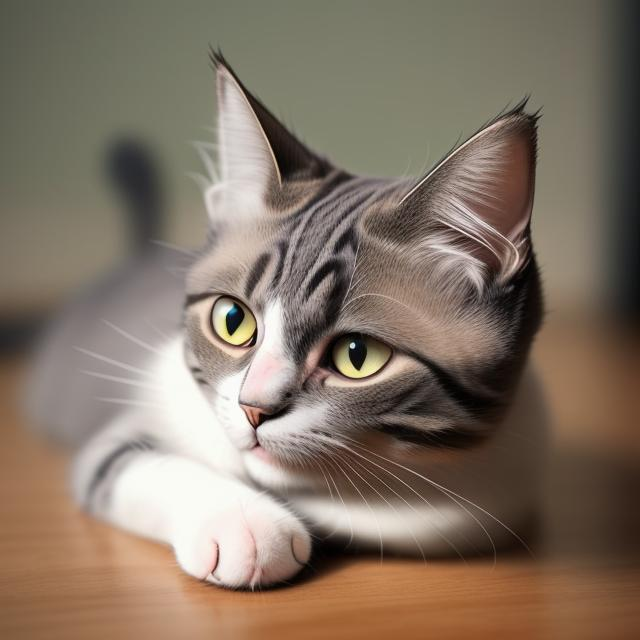
#> input picture imgs/Cat2.jpg, 640 x 640 px
$ jupyter execute Task_2.2.ipynb
#> lines starting #> are read from the running program, lines starting #| are printed output that depends on the picture
# 2.2. Квантование изображения

### Проквантовать изображение, сократив число градаций до 4

[cell 1]
import cv2
import numpy as np
from matplotlib import pyplot as plt

[cell 2]
img = cv2.imread('imgs/Cat2.jpg')
#> img is the input picture: shape (640, 640, 3); mean B, G, R 101.1, 115.7, 130.9

Изменяем размер массива изображения, где (–1,3) – задаем число строк и столбцов, в которые помещаем прежний массив. В данном случае 3 – означает в 3 столбца, а –1 это исключение, означает что мы даем python самому понять во сколько строк это можно уместить

[cell 3]
Z = img.reshape((-1, 3))

Преобразуем массив к float (числа с плавающей точкой)

[cell 4]
Z = np.float32(Z)

Критерии для остановки квантования. Здесь останавливаем квантование, если достигли 10 итераций или если достигли точности в 1.0)

[cell 5]
crt=(cv2.TERM_CRITERIA_EPS+cv2.TERM_CRITERIA_MAX_ITER, 10, 1.0)

Количество градаций изображения

[cell 6]
K = 4

Функция квантования

[cell 7]
ret,label,center=cv2.kmeans(Z,K,None,crt,10,cv2.KMEANS_RANDOM_CENTERS)
#> ret = 435678286.4; center = [[40.68, 49.28, 62.76], [91.68, 111, 126.6], [134.7, 148.5, 169.8], [217.4, 224.2, 231.3]]

Преобразование матрицы к формату uint8 (от 0 до 255)

[cell 8]
center = np.uint8(center)
#> center = [[40, 49, 62], [91, 111, 126], [134, 148, 169], [217, 224, 231]]

Сворачиваем массив нескольких матриц в одну

[cell 9]
res = center[label.flatten()]
res2 = res.reshape((img.shape))
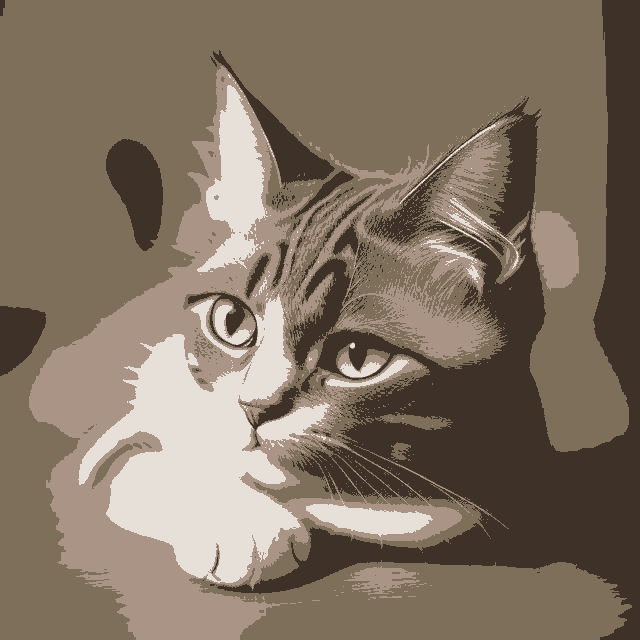
#> res2: shape (640, 640, 3); mean B, G, R 100.4, 115.6, 130.3

Выводим изображения на экран

[cell 10]
full_res = np.hstack((res2, img))
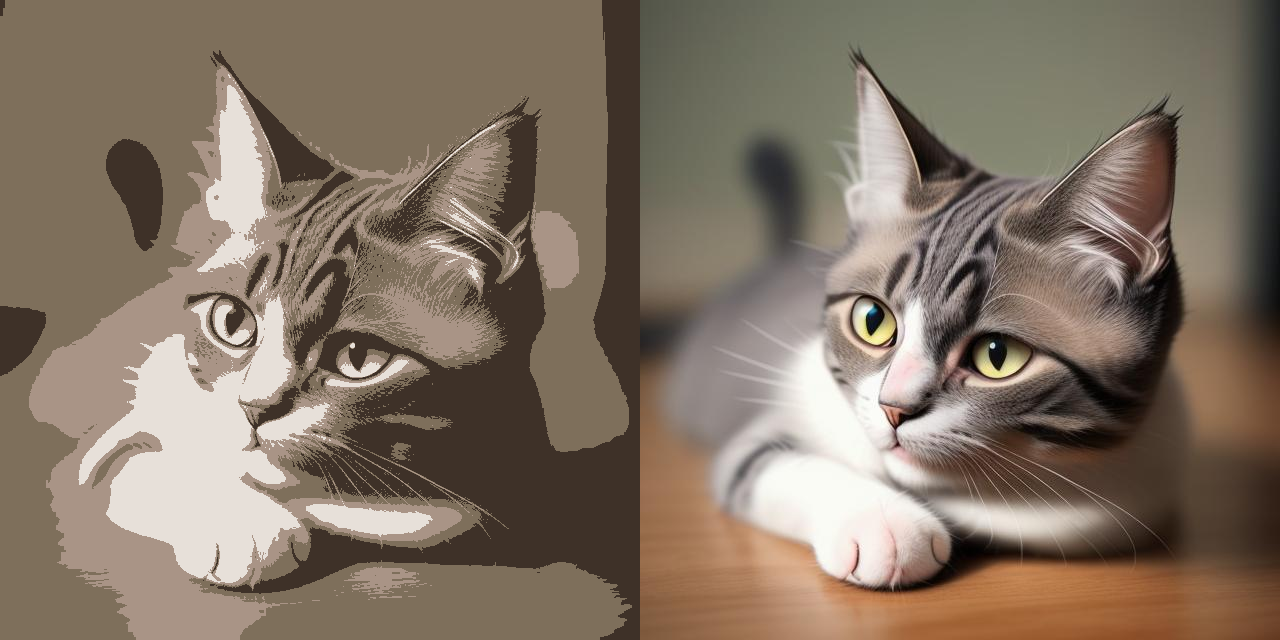
#> full_res: shape (640, 1280, 3); mean B, G, R 100.7, 115.6, 130.6
plt.imshow(full_res[...,::-1])
plt.axis('off');

$ run again, with imgs/Cat.jpg copied over imgs/Cat2.jpg
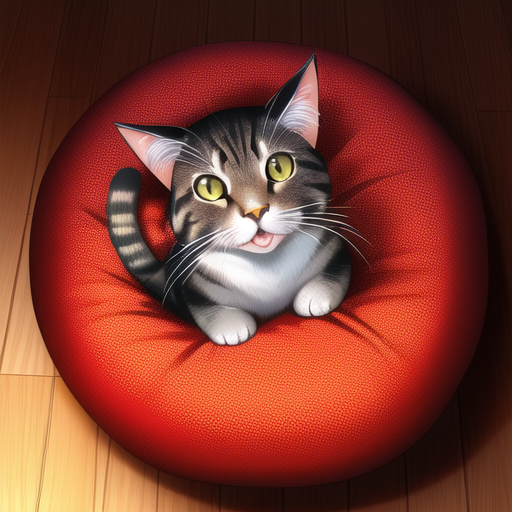
#> input picture imgs/Cat.jpg, 512 x 512 px
#> img is the input picture: shape (512, 512, 3); mean B, G, R 45.8, 58.8, 127.1
#> `ret,label,center=cv2.kmeans(Z,K,None,crt,10,cv2.KMEANS_RANDOM_CENTERS)`: ret = 442036771.2; center = [[149.9, 183, 214.8], [49.1, 80.53, 225.1], [35.34, 39.93, 136.7], [15.58, 18.99, 49.79]]
#> `center = np.uint8(center)`: center = [[149, 182, 214], [49, 80, 225], [35, 39, 136], [15, 18, 49]]
#> `res2 = res.reshape((img.shape))`:
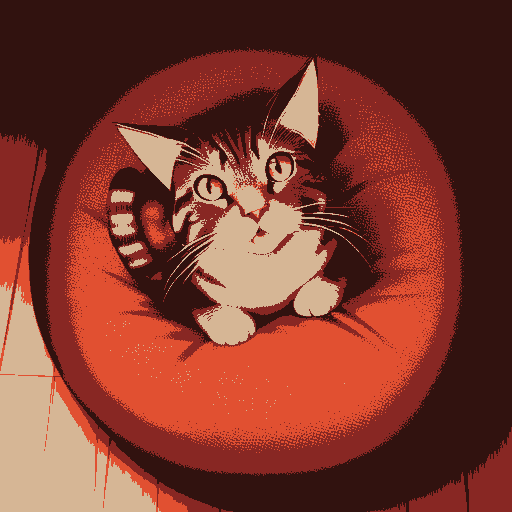
#> res2: shape (512, 512, 3); mean B, G, R 45.3, 57.9, 126.4
#> `full_res = np.hstack((res2, img))`:
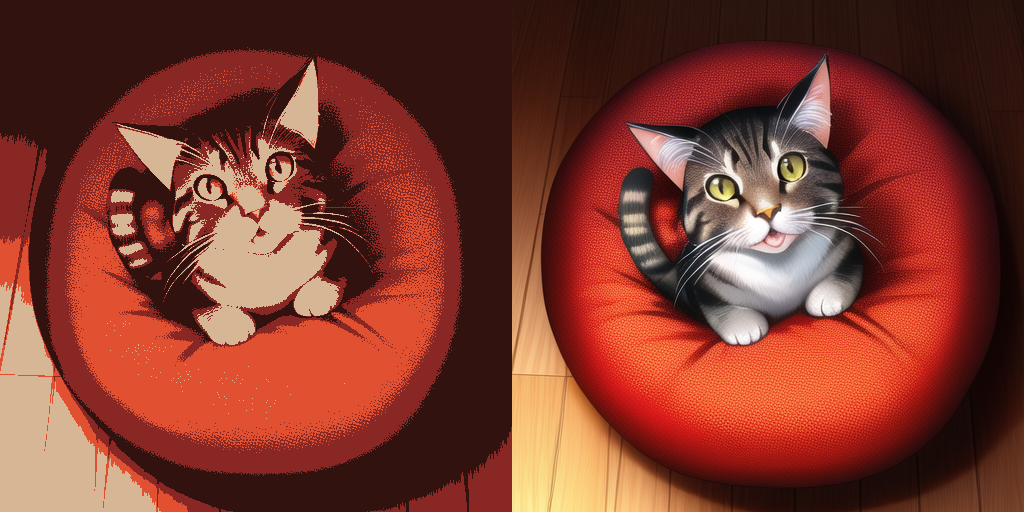
#> full_res: shape (512, 1024, 3); mean B, G, R 45.6, 58.3, 126.8

$ run again, with imgs/Sea.jpeg copied over imgs/Cat2.jpg
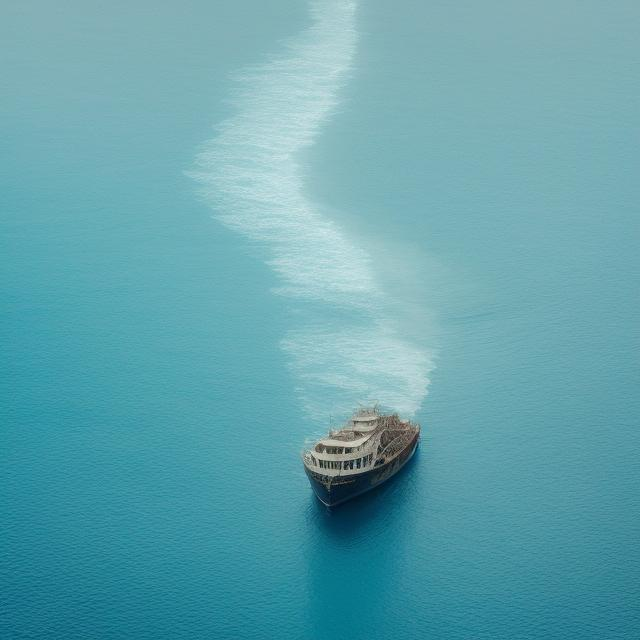
#> input picture imgs/Sea.jpeg, 640 x 640 px
#> img is the input picture: shape (640, 640, 3); mean B, G, R 173.8, 163.6, 98.4
#> `ret,label,center=cv2.kmeans(Z,K,None,crt,10,cv2.KMEANS_RANDOM_CENTERS)`: ret = 193914279.1; center = [[206.9, 203.9, 163.9], [131.6, 113.6, 28.78], [165.2, 151.5, 69.41], [183.1, 175.7, 119.9]]
#> `center = np.uint8(center)`: center = [[206, 203, 163], [131, 113, 28], [165, 151, 69], [183, 175, 119]]
#> `res2 = res.reshape((img.shape))`:
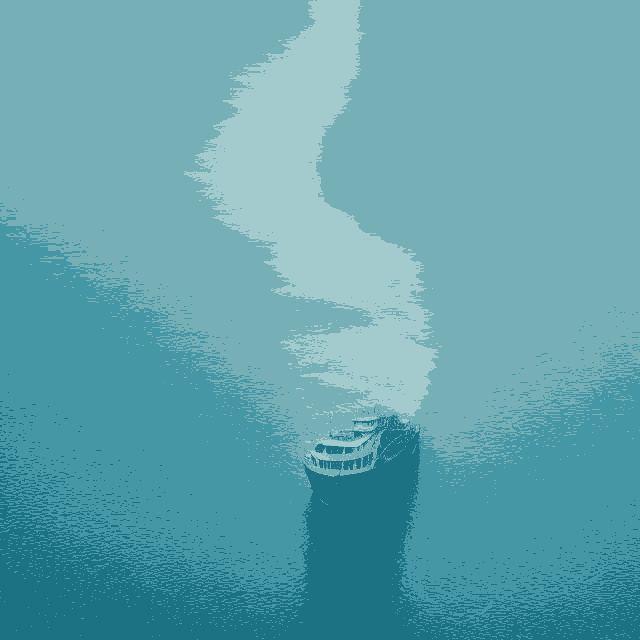
#> res2: shape (640, 640, 3); mean B, G, R 173.5, 163, 97.6
#> `full_res = np.hstack((res2, img))`:
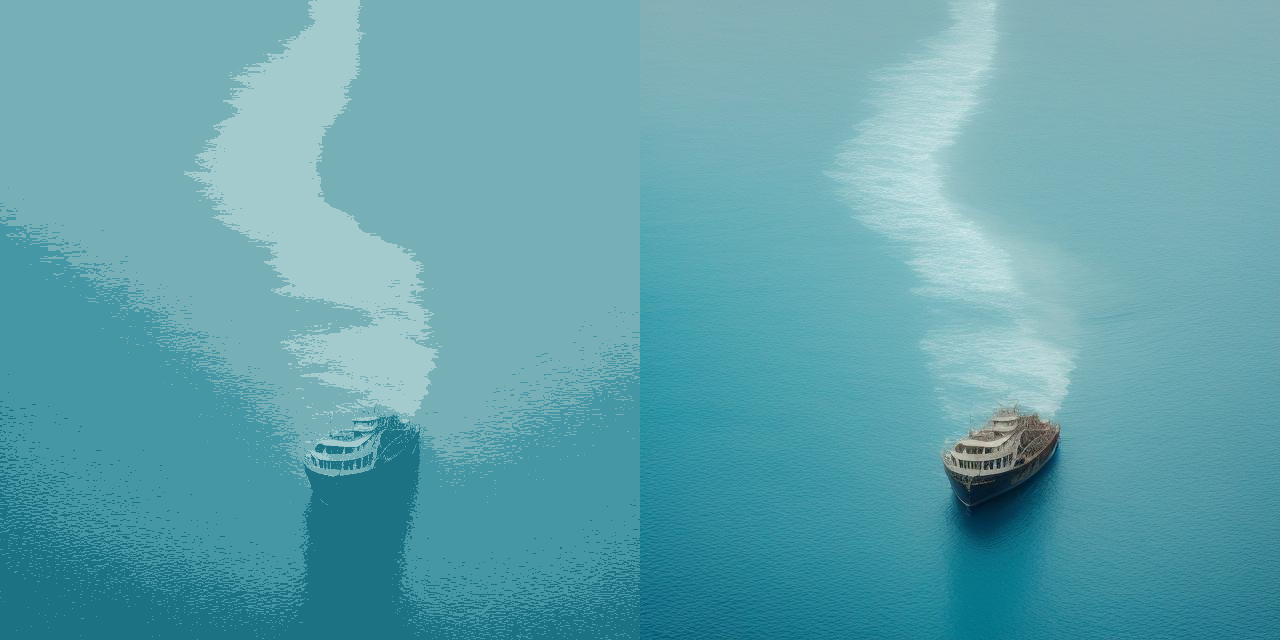
#> full_res: shape (640, 1280, 3); mean B, G, R 173.6, 163.3, 98
